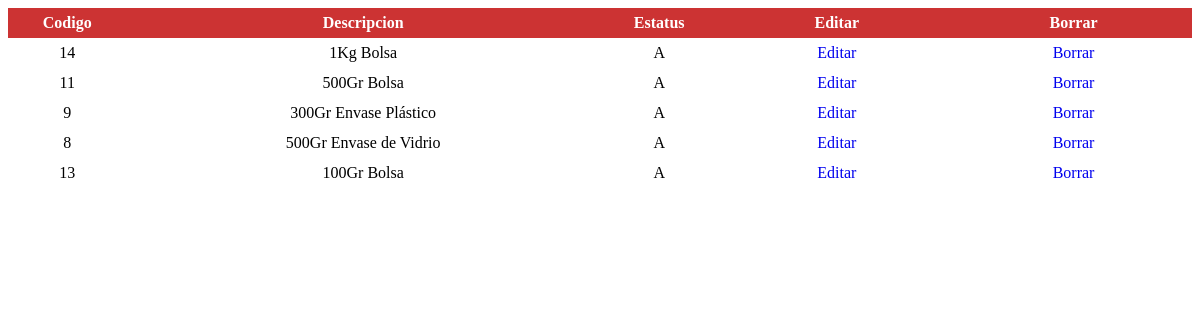
Screenshot of /vista/presentacion/listar_presentacion.php with the database file from the repository.
### tables this page shows
CREATE TABLE `presentacion` (
  `cod_pre` int(11) NOT NULL,
  `nom_pre` varchar(50) NOT NULL,
  `est_pre` char(1) NOT NULL
);

### clase/presentacion/presentacion.class.php (called while the page is built, shortened)
<?php
require_once("../../../curso_web_octubre/clase/utilidad/utilidad.class.php");
class presentacion extends utilidad {
public function listar() {
    $sql="select * from presentacion";
    $lis=$this->ejecutar($sql);
	return $lis;
}
}
?>

### clase/utilidad/utilidad.class.php (called while the page is built, shortened)
<?php
class utilidad
{
    private  $con_bdt;
    public function __construct()
      {
      $this->con_bdt=@mysqli_connect("localhost","root","13081","sistfact");
      }
   protected function ejecutar($sql)
   {
         $ret=mysqli_query($this->con_bdt,$sql);
         return $ret;
      }
    public function extraer_dato($puntero)
      {
        return mysqli_fetch_assoc($puntero);
      }
}
?>

### vista/presentacion/listar_presentacion.php (the view, shortened to what this page needs)
<?php
require("../../clase/presentacion/presentacion.class.php");
$obj_pre = new presentacion;
 ?>
<!DOCTYPE html>
<html lang="en">
<head>
	<link rel="stylesheet" type="text/css" href="../../css/estilo.css">
</head>
<body>
	<form action="../../controlador/presentacion/controlador_presentacion.php" method="POST" accept-charset="utf-8" id="for_pre">
			<div class="contenedor_listado_grande">
					<span class="titulo letra_blanca pocision altura30 columna10">Codigo</span>
					<span class="titulo letra_blanca pocision altura30 columna40">Descripcion</span>
					<span class="titulo letra_blanca pocision altura30 columna10">Estatus</span>
					<span class="titulo letra_blanca pocision altura30 columna20">Editar</span>
					<span class="titulo letra_blanca pocision altura30 columna20">Borrar</span>
					<?php
						$pre=$obj_pre->listar();
						while( ($dat_pre=$obj_pre->extraer_dato($pre))>0 )
						{
							echo "<span class='pocision altura30 columna10'>$dat_pre[cod_pre]</span>";
							echo "<span class='pocision altura30 columna40'>$dat_pre[nom_pre]</span>";
							echo "<span class='pocision altura30 columna10'>$dat_pre[est_pre]</span>";
							echo "<span class='pocision altura30 columna20'>
								<a href='editar_presentacion.php?cod_pre=$dat_pre[cod_pre]'>Editar</a></span>";
							echo "<span class='pocision altura30 columna20'>
							    <a href='javascript:borrar_presentacion($dat_pre[cod_pre])'>Borrar</a></span>";
						}
					 ?>
			</div>
	</form>
</body>
</html>

### css/estilo.css (style rules this page uses)
* { font-family: 'Poiret One', cursive; }
.titulo, input[type="submit"], input[type="button"] { background-color: #cc3333; font-weight: bold; }
.letra_blanca, input[type="submit"], input[type="button"] { color: #ffffff; }
.altura30, input[type="submit"], input[type="button"] { height: 30px; line-height: 30px; }
.pocision { text-align: center; }
a { text-decoration: none; }
.columna40 { width: 40%; }
.columna20 { width: 20%; }
.columna10 { width: 10%; }
.contenedor_listado_grande span { display: inline-block; float: left; }

### rows the page displays
presentacion: cod_pre "14", nom_pre "1Kg Bolsa", est_pre "A"
presentacion: cod_pre "11", nom_pre "500Gr Bolsa", est_pre "A"
presentacion: cod_pre "9", nom_pre "300Gr Envase Plástico", est_pre "A"
presentacion: cod_pre "8", nom_pre "500Gr Envase de Vidrio", est_pre "A"
presentacion: cod_pre "13", nom_pre "100Gr Bolsa", est_pre "A"
